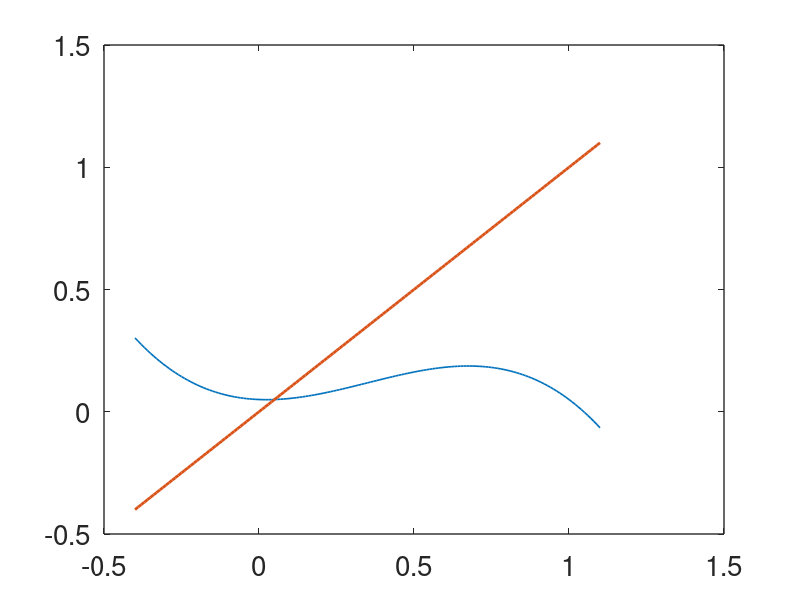

Write MATLAB code to recreate this figure. (Note: this script raises an error after producing the figure.)
%  FHN adjoint solution
function fhn_adjoint_solution
set(0,                           ...
   'defaultaxesfontsize', 20,   ...
   'defaultaxeslinewidth', 1.0, ...
   'defaultlinelinewidth', 1.2, ...
   'defaultpatchlinewidth', 0.7);

global alpha eps I v0 Sv Tsv period dir

% parameters
 alpha = 0.05;
 eps = 0.01;
 I = 5;

% first make a phase portrait
vmin = -0.4;
vmx = 1.1;

v =[vmin:.01:vmx];
f = cubic(v);
ff = f+eps*I;
figure(1)
plot(v,ff,v,v,'linewidth',2)

hold on
% set up the differential equation  and solve

tstep = 0.01; % integration step size
t_end =100; % length of  interval; run for a long time
tspan = [0:tstep:t_end];

 % initial data for integration
 s = [0,0.04];
   
[T,S] = ode15s(@deRHS,tspan,s); 
 
% use the last values to start again, this time stopping when the initial
% values of v and w repeat.

v0=S(end,1);
w0 = S(end,2);

s = [v0,w0];
t=0;
s_prime=deRHS(t,s);
dir = sign(s_prime(1));
stop_cond = odeset('Events',@stopping); 

[Tsv,Sv] = ode15s(@deRHS,tspan,s,stop_cond); 
 
 period = Tsv(end);
  
 figure(1)
 plot(Sv(:,1),Sv(:,2),'linewidth',2)
 xlabel('v','fontsize',20)
 ylabel('w','fontsize',20)
 title('Periodic solution - phase portrait','fontsize',20)
 axis([vmin vmx 0 max(f)])
 hold off
 
 figure(2)
 plot(Tsv,Sv(:,1),Tsv,Sv(:,2),'linewidth',2)
  axis([0 period  -0.4 1 ])
  legend('v','w','fontsize',18)
  
% this is the periodic solution
 
% now solve the adjoint equation

s = [0,1,0]; %initial values
  tstep = -0.001; % integration step size, backwards in time 
t_end =25*period; % length of  interval  a multiple of the period
tspan = [0:tstep:-t_end];   %integrate backwards in time
[Ta,Sa] = ode15s(@deadj_RHS,tspan,s);

% now take the final values and integrate through one more period to find
% the periodic solution

s = [Sa(end,1),Sa(end,2),0]; %initial values
tstep = -0.01*period; % integration step size, backwards in time 
t_end =period; % length of  interval  a multiple of the period
tspan = [0:tstep:-period];   %integrate backwards in time
[Ta,Sa] = ode15s(@deadj_RHS,tspan,s);

nmlize = Sa(end,3)/period;
figure(3)
plot(Ta+period,Sa(:,1)/nmlize,Ta+period,Sa(:,2)/nmlize,'linewidth',2)
legend('Va','Wa','fontsize',18)
xlabel('t','fontsize',20)
axis([0 period -5 60])
 
 
%Define the condition under which to stop the integration 
function [value, isterminal, direction] = stopping(x,y)
global v0 dir
value = [y(1)-v0];  %v0 is the starting value; stop whep the starting value repeats
isterminal = [1];
direction = [dir];  %this is to insure the direction of crossing is the same as at t=0;
 
function s_prime=deRHS(t,s)  % right hand side for ode system
global alpha eps I
  
 v= s(1);
 w = s(2);

 Fv = (cubic(v)-w)/eps +I;
 Fw = v-w;

s_prime = [Fv; Fw];

function f = cubic(v)
global alpha
f = v.*(v-1).*(alpha-v);
 
function s_prime=deadj_RHS(t,s)  % right hand side for adjoint ode system
global eps 
  
 va= s(1);
 wa = s(2);

 [vt,wt] = eval_soln(t);
 Fva = -cubic_prime(vt)/eps*va-wa; 
 Fwa = va/eps+wa;

 % add the integral normalization
 s_prime=deRHS(t,s);
 id = va*s_prime(1)+wa*s_prime(2);

s_prime = [Fva; Fwa; id];

%this evaluates the periodic solution via linear interpolation
function [vt,wt] = eval_soln(t)
global period Tsv Sv
T = mod(t,period);  
tdx = find(Tsv>=T);
ndx = min(tdx);
if (ndx==1)
vt = Sv(1,1);
wt = Sv(1,2);

else
    t0 = Tsv(ndx-1);
    t1 = Tsv(ndx);
    v0 = Sv(ndx-1,1);
    v1 = Sv(ndx,1);
    w0 = Sv(ndx-1,2);
    w1 = Sv(ndx,2);
    vt = v1*(T-t0)/(t1-t0) + v0*(T-t1)/(t0-t1);
    wt = w1*(T-t0)/(t1-t0) + w0*(T-t1)/(t0-t1);
end

function fp = cubic_prime(v)
global alpha
fp = -3*v.^2+2*(alpha+1)*v-alpha;
